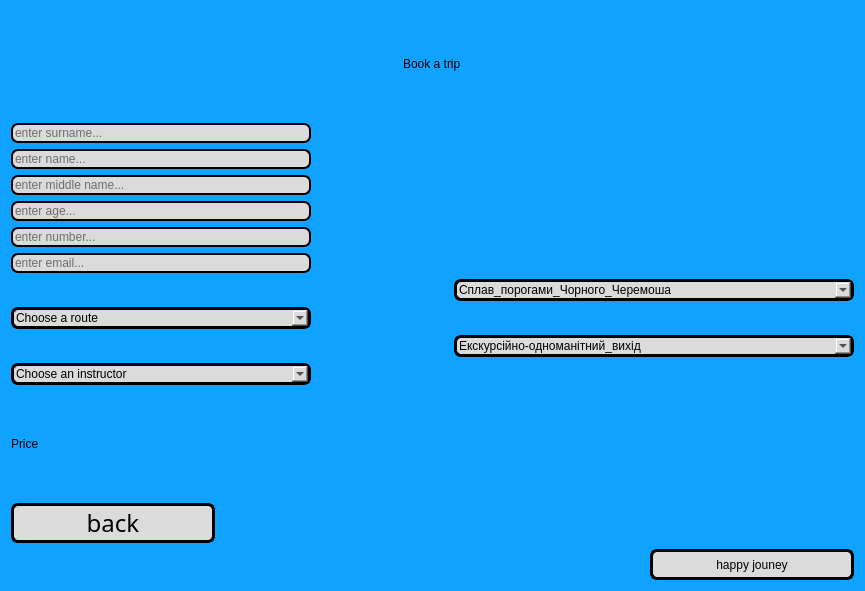
<?xml version="1.0" encoding="UTF-8"?>
<ui version="4.0">
 <class>CreateCustomer</class>
 <widget class="QDialog" name="CreateCustomer">
  <property name="geometry">
   <rect>
    <x>0</x>
    <y>0</y>
    <width>865</width>
    <height>591</height>
   </rect>
  </property>
  <property name="windowTitle">
   <string>Book a trip</string>
  </property>
  <property name="windowIcon">
   <iconset resource="Resource.qrc">
    <normaloff>:/img/8552951.png</normaloff>:/img/8552951.png</iconset>
  </property>
  <property name="styleSheet">
   <string notr="true">background-color: rgb(15, 163, 255);</string>
  </property>
  <layout class="QVBoxLayout" name="verticalLayout">
   <item alignment="Qt::AlignHCenter">
    <widget class="QLabel" name="LBbookAtrip">
     <property name="styleSheet">
      <string notr="true">font: 36pt &quot;Gabriola&quot;;</string>
     </property>
     <property name="text">
      <string>Book a trip</string>
     </property>
    </widget>
   </item>
   <item alignment="Qt::AlignLeft">
    <widget class="QLineEdit" name="LElastName">
     <property name="minimumSize">
      <size>
       <width>300</width>
       <height>0</height>
      </size>
     </property>
     <property name="styleSheet">
      <string notr="true">QLineEdit {
    color: #000000;
    background-color: rgb(219, 219, 219);
    border-radius: 7px; 
    border: 2px solid rgb(0, 0, 0);
}


QLineEdit:hover {
    color: #000000;
    border: 2px solid rgb(0, 0, 0);
}</string>
     </property>
     <property name="inputMask">
      <string/>
     </property>
     <property name="text">
      <string/>
     </property>
     <property name="placeholderText">
      <string>enter surname...</string>
     </property>
    </widget>
   </item>
   <item alignment="Qt::AlignLeft">
    <widget class="QLineEdit" name="LEfirstName">
     <property name="minimumSize">
      <size>
       <width>300</width>
       <height>0</height>
      </size>
     </property>
     <property name="styleSheet">
      <string notr="true">QLineEdit {
    color: #000000;
    background-color: rgb(219, 219, 219);
    border-radius: 7px; 
    border: 2px solid rgb(0, 0, 0);
}


QLineEdit:hover {
    color: #000000;
    border: 2px solid rgb(0, 0, 0);
}</string>
     </property>
     <property name="placeholderText">
      <string>enter name...</string>
     </property>
    </widget>
   </item>
   <item alignment="Qt::AlignLeft">
    <widget class="QLineEdit" name="LEmiddleName">
     <property name="minimumSize">
      <size>
       <width>300</width>
       <height>0</height>
      </size>
     </property>
     <property name="styleSheet">
      <string notr="true">QLineEdit {
    color: #000000;
    background-color: rgb(219, 219, 219);
    border-radius: 7px; 
    border: 2px solid rgb(0, 0, 0);
}


QLineEdit:hover {
    color: #000000;
    border: 2px solid rgb(0, 0, 0);
}</string>
     </property>
     <property name="placeholderText">
      <string>enter middle name...</string>
     </property>
    </widget>
   </item>
   <item alignment="Qt::AlignLeft">
    <widget class="QLineEdit" name="LEage">
     <property name="minimumSize">
      <size>
       <width>300</width>
       <height>0</height>
      </size>
     </property>
     <property name="styleSheet">
      <string notr="true">QLineEdit {
    color: #000000;
    background-color: rgb(219, 219, 219);
    border-radius: 7px; 
    border: 2px solid rgb(0, 0, 0);
}


QLineEdit:hover {
    color: #000000;
    border: 2px solid rgb(0, 0, 0);
}</string>
     </property>
     <property name="placeholderText">
      <string>enter age...</string>
     </property>
    </widget>
   </item>
   <item alignment="Qt::AlignLeft">
    <widget class="QLineEdit" name="LEnumber">
     <property name="minimumSize">
      <size>
       <width>300</width>
       <height>0</height>
      </size>
     </property>
     <property name="styleSheet">
      <string notr="true">QLineEdit {
    color: #000000;
    background-color: rgb(219, 219, 219);
    border-radius: 7px; 
    border: 2px solid rgb(0, 0, 0);
}


QLineEdit:hover {
    color: #000000;
    border: 2px solid rgb(0, 0, 0);
}</string>
     </property>
     <property name="placeholderText">
      <string>enter number...</string>
     </property>
    </widget>
   </item>
   <item alignment="Qt::AlignLeft">
    <widget class="QLineEdit" name="LEemail">
     <property name="minimumSize">
      <size>
       <width>300</width>
       <height>0</height>
      </size>
     </property>
     <property name="styleSheet">
      <string notr="true">QLineEdit {
    color: #000000;
    background-color: rgb(219, 219, 219);
    border-radius: 7px; 
    border: 2px solid rgb(0, 0, 0);
}


QLineEdit:hover {
    color: #000000;
    border: 2px solid rgb(0, 0, 0);
}</string>
     </property>
     <property name="placeholderText">
      <string>enter email...</string>
     </property>
    </widget>
   </item>
   <item alignment="Qt::AlignRight">
    <widget class="QComboBox" name="CBwater">
     <property name="minimumSize">
      <size>
       <width>400</width>
       <height>0</height>
      </size>
     </property>
     <property name="styleSheet">
      <string notr="true">QComboBox {
    color: #000000;
    background-color: rgb(219, 219, 219);
    border-radius: 7px; 
    border: 2px solid rgb(0, 0, 0);
}
QComboBox
 {
	font: 14pt &quot;Gabriola&quot;;
    color: #000000;
    background-color: rgb(219, 219, 219);
    border-radius: 7px; 
    border: 3px solid rgb(0, 0, 0);
}</string>
     </property>
     <item>
      <property name="text">
       <string>Сплав_порогами_Чорного_Черемоша</string>
      </property>
     </item>
     <item>
      <property name="text">
       <string>Рафтинг_на_Білому_Черемоші</string>
      </property>
     </item>
     <item>
      <property name="text">
       <string>Пороги_Прута</string>
      </property>
     </item>
     <item>
      <property name="text">
       <string>Інстаграмний_Дністер</string>
      </property>
     </item>
     <item>
      <property name="text">
       <string>Літній_релакс_на_берегах_Дністра</string>
      </property>
     </item>
     <item>
      <property name="text">
       <string>Весняні_пороги_Свічі_і_Мізунки</string>
      </property>
     </item>
    </widget>
   </item>
   <item alignment="Qt::AlignLeft">
    <widget class="QComboBox" name="CBroute">
     <property name="minimumSize">
      <size>
       <width>300</width>
       <height>0</height>
      </size>
     </property>
     <property name="styleSheet">
      <string notr="true">QComboBox {
    color: #000000;
    background-color: rgb(219, 219, 219);
    border-radius: 7px; 
    border: 2px solid rgb(0, 0, 0);
}
QComboBox {
	font: 14pt &quot;Gabriola&quot;;
    color: #000000;
    background-color: rgb(219, 219, 219);
    border-radius: 7px; 
    border: 3px solid rgb(0, 0, 0);
}</string>
     </property>
     <item>
      <property name="text">
       <string>Choose a route</string>
      </property>
     </item>
     <item>
      <property name="text">
       <string>печера</string>
      </property>
     </item>
     <item>
      <property name="text">
       <string>вода</string>
      </property>
     </item>
    </widget>
   </item>
   <item alignment="Qt::AlignRight">
    <widget class="QComboBox" name="CBcave">
     <property name="minimumSize">
      <size>
       <width>400</width>
       <height>0</height>
      </size>
     </property>
     <property name="styleSheet">
      <string notr="true">QComboBox {
    color: #000000;
    background-color: rgb(219, 219, 219);
    border-radius: 7px; 
    border: 2px solid rgb(0, 0, 0);
}
QComboBox {
	font: 14pt &quot;Gabriola&quot;;
    color: #000000;
    background-color: rgb(219, 219, 219);
    border-radius: 7px; 
    border: 3px solid rgb(0, 0, 0);
}</string>
     </property>
     <item>
      <property name="text">
       <string>Екскурсійно-одноманітний_вихід</string>
      </property>
     </item>
     <item>
      <property name="text">
       <string>Східне_кільце</string>
      </property>
     </item>
     <item>
      <property name="text">
       <string>Західні_лабіринти</string>
      </property>
     </item>
     <item>
      <property name="text">
       <string>Сюрпризи_під_землею</string>
      </property>
     </item>
     <item>
      <property name="text">
       <string>Казка</string>
      </property>
     </item>
     <item>
      <property name="text">
       <string>Квест_для_початкіців</string>
      </property>
     </item>
    </widget>
   </item>
   <item alignment="Qt::AlignLeft">
    <widget class="QComboBox" name="CBinstructor">
     <property name="minimumSize">
      <size>
       <width>300</width>
       <height>0</height>
      </size>
     </property>
     <property name="styleSheet">
      <string notr="true">QComboBox {
    color: #000000;
    background-color: rgb(219, 219, 219);
    border-radius: 7px; 
    border: 2px solid rgb(0, 0, 0);
}
QComboBox {
	font: 14pt &quot;Gabriola&quot;;
    color: #000000;
    background-color: rgb(219, 219, 219);
    border-radius: 7px; 
    border: 3px solid rgb(0, 0, 0);
}</string>
     </property>
     <item>
      <property name="text">
       <string>Choose an instructor</string>
      </property>
     </item>
     <item>
      <property name="text">
       <string>Гора</string>
      </property>
     </item>
     <item>
      <property name="text">
       <string>Зирянова</string>
      </property>
     </item>
     <item>
      <property name="text">
       <string>Слугоцька</string>
      </property>
     </item>
     <item>
      <property name="text">
       <string>Зотов</string>
      </property>
     </item>
     <item>
      <property name="text">
       <string>Білошицький</string>
      </property>
     </item>
     <item>
      <property name="text">
       <string>Яцків</string>
      </property>
     </item>
     <item>
      <property name="text">
       <string>Перевізник </string>
      </property>
     </item>
     <item>
      <property name="text">
       <string>Гаврів</string>
      </property>
     </item>
     <item>
      <property name="text">
       <string>Зробок</string>
      </property>
     </item>
     <item>
      <property name="text">
       <string>Пивовар</string>
      </property>
     </item>
     <item>
      <property name="text">
       <string>Іванів</string>
      </property>
     </item>
    </widget>
   </item>
   <item>
    <widget class="QLabel" name="LBprice">
     <property name="text">
      <string>Price</string>
     </property>
    </widget>
   </item>
   <item alignment="Qt::AlignLeft">
    <widget class="QPushButton" name="PBback">
     <property name="minimumSize">
      <size>
       <width>204</width>
       <height>25</height>
      </size>
     </property>
     <property name="font">
      <font>
       <family>Gabriola</family>
       <pointsize>18</pointsize>
       <italic>false</italic>
       <bold>false</bold>
      </font>
     </property>
     <property name="styleSheet">
      <string notr="true">QPushButton {
    color: #000000;
    background-color: rgb(219, 219, 219);
    border-radius: 7px; 
    border: 3px solid rgb(0, 0, 0);
}


QPushButton:hover {
    color: #000000;
    background-color: rgb(201, 201, 201); 
    border: 2px solid rgb(0, 0, 0);
}
QPushButton {
	font: 14pt &quot;Gabriola&quot;;
    color: #000000;
    background-color: rgb(219, 219, 219);
    border-radius: 7px; 
    border: 3px solid rgb(0, 0, 0);
}QPushButton {
    color: #000000;
    background-color: rgb(219, 219, 219);
    border-radius: 7px; 
    border: 3px solid rgb(0, 0, 0);
}


QPushButton:hover {
    color: #000000;
    background-color: rgb(201, 201, 201); 
    border: 2px solid rgb(0, 0, 0);
}
QPushButton {
	font: 18pt &quot;Gabriola&quot;;
    color: #000000;
    background-color: rgb(219, 219, 219);
    border-radius: 7px; 
    border: 3px solid rgb(0, 0, 0);
}</string>
     </property>
     <property name="text">
      <string>back</string>
     </property>
    </widget>
   </item>
   <item alignment="Qt::AlignRight">
    <widget class="QPushButton" name="PBnext">
     <property name="minimumSize">
      <size>
       <width>204</width>
       <height>31</height>
      </size>
     </property>
     <property name="sizeIncrement">
      <size>
       <width>200</width>
       <height>30</height>
      </size>
     </property>
     <property name="styleSheet">
      <string notr="true">QPushButton {
    color: #000000;
    background-color: rgb(219, 219, 219);
    border-radius: 7px; 
    border: 3px solid rgb(0, 0, 0);
}


QPushButton:hover {
    color: #000000;
    background-color: rgb(201, 201, 201); 
    border: 2px solid rgb(0, 0, 0);
}
QPushButton {
	font: 14pt &quot;Gabriola&quot;;
    color: #000000;
    background-color: rgb(219, 219, 219);
    border-radius: 7px; 
    border: 3px solid rgb(0, 0, 0);
}</string>
     </property>
     <property name="text">
      <string>happy jouney</string>
     </property>
    </widget>
   </item>
  </layout>
 </widget>
 <resources>
  <include location="Resource.qrc"/>
 </resources>
 <connections/>
</ui>
